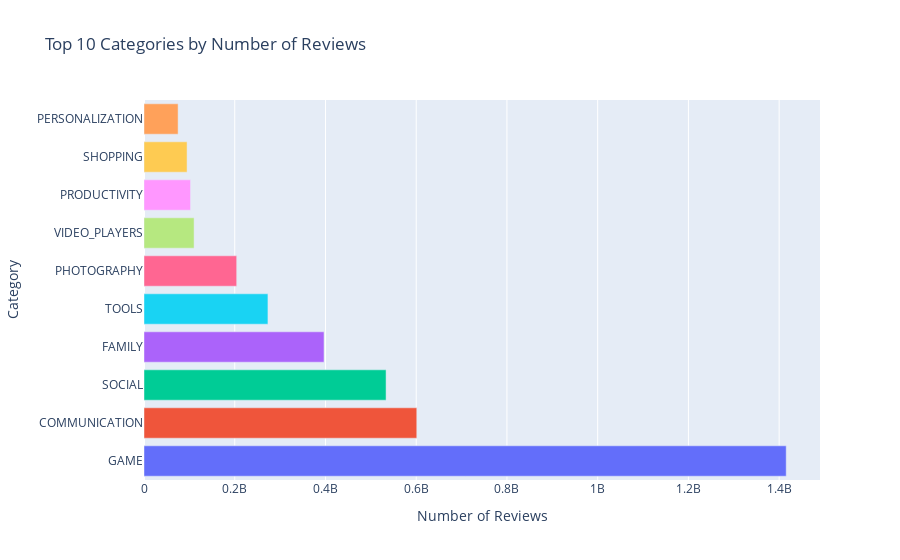

Notebook code cell kept with this figure:
### Markdown cell above
### Q3 : Which top 10 categories generate the most user reviews?

### Code cell
# Count the number of apps in each category
# Aggregate and sort reviews by category
top_categories = df.groupby('Category')['Reviews'].sum().nlargest(10).reset_index()
# Define color map for the bars
colors = ['#636EFA', '#EF553B', '#00CC96', '#AB63FA', '#19D3F3', '#FF6692', '#B6E880', '#FF97FF', '#FECB52', '#FFA15A']
# Create bar plot
fig = go.Figure(go.Bar(x=top_categories['Reviews'], y=top_categories['Category'], orientation='h', marker=dict(color=colors)))
# Add layout
fig.update_layout(title='Top 10 Categories by Number of Reviews', xaxis_title='Number of Reviews', yaxis_title='Category')
# Show plot
fig.show()

### Figure 1 — Plotly figure (JSON) as saved in the notebook; plotly's stock layout.template omitted (floating-point values rounded to 4 significant figures)
{"data": [{"marker": {"color": ["#636EFA", "#EF553B", "#00CC96", "#AB63FA", "#19D3F3", "#FF6692", "#B6E880", "#FF97FF", "#FECB52", "#FFA15A"]}, "orientation": "h", "type": "bar", "x": [1415536650, 601273552, 533576829, 396771746, 273181033, 204297410, 110380188, 102554498, 94931162, 75192744], "y": ["GAME", "COMMUNICATION", "SOCIAL", "FAMILY", "TOOLS", "PHOTOGRAPHY", "VIDEO_PLAYERS", "PRODUCTIVITY", "SHOPPING", "PERSONALIZATION"]}], "layout": {"title": {"text": "Top 10 Categories by Number of Reviews"}, "xaxis": {"title": {"text": "Number of Reviews"}}, "yaxis": {"title": {"text": "Category"}}}}
